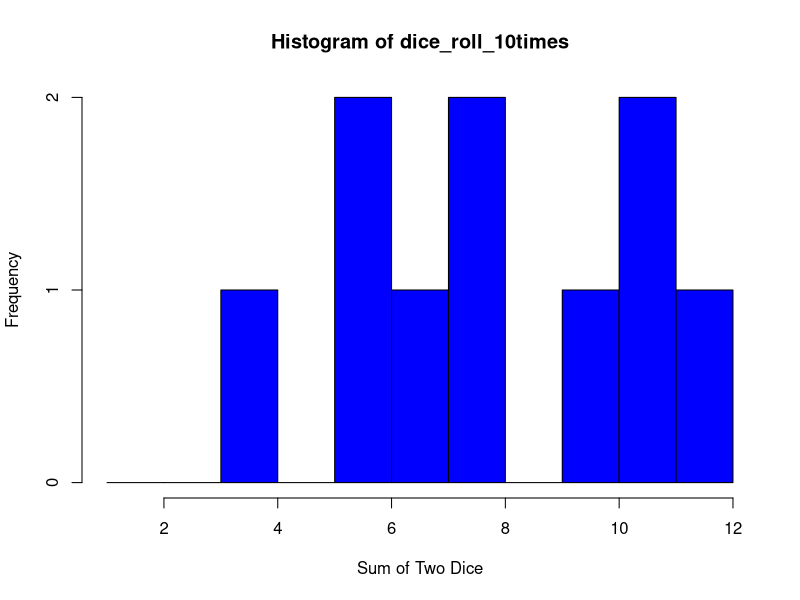
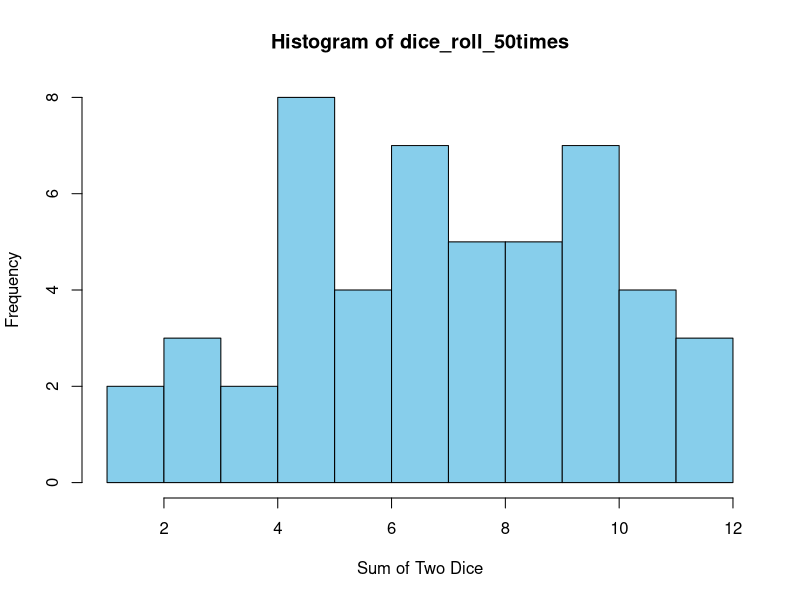
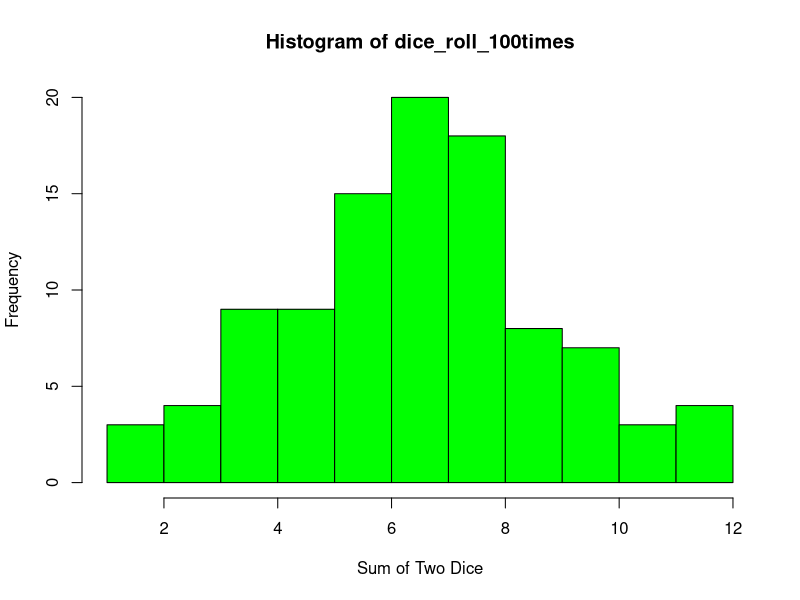
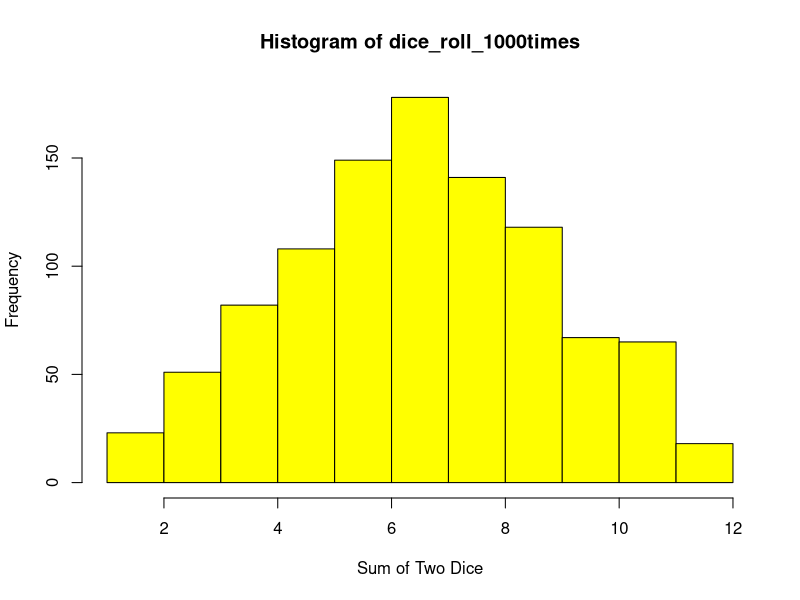
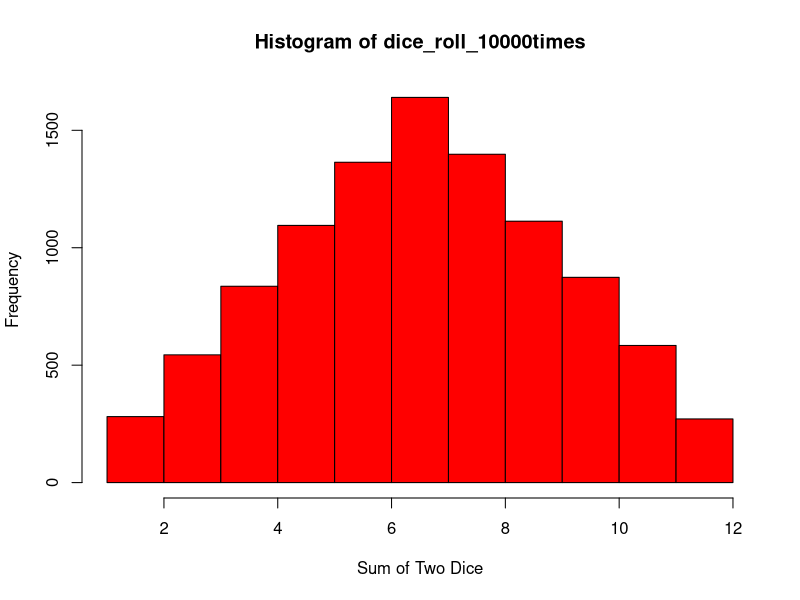

Reproduce these figures in R, in order.
###################################
###################################
########                   ########
########   Data Science 1  ########
########       Lab 1       ######## 
########   15 Oct. 2024    ########
########                   ########
###################################
###################################


## Welcome to this first lab. Here we  will learn the basics of R, an open-source programming language and software environment.



# On the right is the console. You can input code directly into the console line by line - you do not need to run an entire file. Try running a simple calculation in the console, like 5+9. Type it in and press enter. 
5+9

# You can also write code in this, the code editor, and run it from here. Try highlighting the following line and pressing 'Ctrl + Enter' ('Cmd + Enter' on MacOS):
12 * 4 - 6

# Text beginning with a # sign is read as 'comment' and will not be evaluated by the console.
## Numbers (like 1.1, 2.3, etc) signify that I would like you to write a line a code in the code file and run it in the console

########################
####    Functions   ####
########################

# FUNCTIONS are commands that take in inputs and produce outputs. They mostly take in the inputs in brackets, like this:
sqrt(25)
exp(3)

# Often, functions take multiple inputs with different functions. Note how:
rep(3,4)
# produces a different output from
rep(4,3)
# If you can't remember in which order you have to input the arguments of a function, or if you just want to learn what a function does, you can type in ? followed by the function name in the console:
?rep

# Each argument has a name. By explicitly referring to these names when calling the function, we can avoid  any problems with order. For example:
rep(x=3, times=4)
rep(times=4, x=3)

# produce the same result, because we inputed the arguments by name using the 'argname = x' construction. When we don't use this construction, the function defaults each input to an argument according to a predefined order.

# OPERATORS are special functions that take only 2 arguments, and do not use brackets. Instead, you must input the two arguments on either side of the operator. Examples of operators include +, -,*,/, ^, %%, %/%, :, and there are many more which we will learn about soon.

########################
####     Objects    ####
########################

# Functions are one example of OBJECTS, which are stored within the main (global) ENVIRONMENT of the console. We can create new objects by using the 'assign' operator:

x <- 4

# You can now see in the 'Environment' tab below that the object 'x'  is stored with the value 4.

x*5

##############################################################
###    ADVANCED NOTE: the = operator can also be used      ###
###    to assign values to objects, like in Python.        ###
###    However, we conventionally use the = operator       ###
###    only for arguments in a function. The main          ###
###    difference is that '<-' always assigns within       ###
###    the global environment, while '=' assigns in        ###
###    the local environment.                              ###
##############################################################

# Objects can have different classes. For example:
class(x)

# We can also store text into an object, by surrounding it with quote marks:

"Hello" -> y
y
class (y)

# y is now a 'character' object (R does not use the term 'string')

# If we forget to use quote marks R will search for a stored object with that name and return an error if it doesn't find it:

"Salaam" -> y

# One final very important class of object is the 'logical' class, a.k.a. Boolean. 

# One final very important class of object is the 'logical' class, a.k.a. Boolean. 
# Boolean objects can take one of two values

TRUE

# and

FALSE

# Booleans can be combined according to the laws of logic using the and operator &, and the or operator |

TRUE & TRUE
TRUE & FALSE
FALSE & FALSE

TRUE | TRUE
TRUE | FALSE
FALSE | FALSE

# There is also an exclusive or function, xor(), but it isn't used much.



####################################
####     Vectors and indices    ####
####################################

# YOu will have noticed that the console has always returned a [1] in front of it's output so far. This is because R has considered all these objects to be 'vectors' (in Python, this is the same thing as an array). Vectors are objects that can contain multiple elements. For example:

z <- 50:80
z

# The numbers in square brackets tell you the INDEX of the element to their right. The index is simply the position number of that element. You will notice that, unlike in Python, the first element of an object in R has the index number 1 and not 0. This is one of the most important syntactical differences between Python and R (if you think this is not a very important difference, you are correct. The two languages are very similar in syntax.)

# Vectors can be created from singular elements using the function c(), which stands for combine or concatenate.

my.vector <- c('this','is','a','vector')
my.vector
length(my.vector)
class(my.vector)

# You can use square brackets to isolate elements in a vector by putting their index between the brackets:
my.vector[1]
my.vector[4]
my.vector[2:4]
my.vector[c(1,4)]

### 1.1
# You can assign values to specific elements. Try writing a line of code below that changes the 4th element of my.vector to the word 'test'
my.vector[4] <- 'test'

### 1.2
# You can even assign values to elements of a vector that don't exist yet, thus creating them. Try assigning the word 'example' to the (as yet non-existent) 5th element of my.vector.
my.vector[5] <- 'example'

# Instead of indices, you can select elements of a vector using a logical vector of the same length, e.g.

my.vector[c(TRUE,TRUE,FALSE,FALSE,FALSE)]

####################################
####     Logical operators      ####
####################################

# LOGICAL OPERATORS are operators that return logical vectors of the same length as the left argument. Examples include '==', the equality operator (not to be confused with the single = which is an assignment operator), >, <, >=, <=, and != (the 'different from' operator).



# For example:
my.vector == 'is'
1:10 >= 5
1:10 %% 2 == 0    ## %% is the remainder operator, it returns the remainder when you divide the left argument by the right argument.

### 2.1
digits <- 0:10
# Using the least amount of code possible, write a line of code that returns only the odd values of the digits object.
digits[digits %% 2 != 0]

# Another important logical operator is the %in% operator. It tells you if the elements on the left are found in the elements on the right. E.G.
group1 <- c('Arthur', 'Fatima', 'Suleiman', 'Marco')
group2 <- c('Marco','Maria', 'Victor','Fatima', 'Antonio')
group1 %in% group2

## 2.2 
# intersect is a function which returns the elements that all of its arguments have in common. For example:
intersect(group1,group2)

# Write a line of code that replicates this output using only group1, group2, square brackets, and logical operators.
group1[group1 %in% group2]

####################################
####     Writing functions      ####
####################################

# Functions can be written and stored as objects. e.g:
f1 <- function(x) x*2 + 1
f1
# This function has only 1 argument, x. Try out this new function:
f1(3)
f1(7)
ex.vector <- c(2,7,4,24,13,8,12)
f1(ex.vector)

# You can write several lines of code in a function by enclosing all of them in curly brackets {}. The function 'return' can then specify what the output can be. For example:

f2 <- function(x,y){
  z = x %% y
  return(z == 0)
}

f2(8,9)
f2(14,7)

### 3.1 What is the purpose of function f2? Write in comments below.
# Ans: The purpose of the f2() is check if a number x is divisible by another number y without remainder, and then return TRUE or FALSE

### 3.2
# Based on the definition of the mean from today's lecture, write a function that calculates the mean of all of the elements of a vector. assign it to the object my.mean. You will find the functions 'sum' and 'length' useful here.
my.mean <- function(x){
  vectorSum = sum(x)
  vectorMean = vectorSum / length(x)
  return(vectorMean)
}

# compare your function to the native function in R. Does it produce the same results?

my.mean(ex.vector)
mean(ex.vector)

####################################
####      Randomness in R       ####
####################################

# There are several ways to generate randomness in R. The simplest function is 
?sample

#which randomly draws WITHOUT replacement from a specified vector. For example, to choose a number at random between 1 and 10:
sample(1:10, 1)

# You can run this several times and notice that you get a different answer each time. You can also sample several times at once
sample(1:10, 3)

# However, by default, sample won't let the same number repeat when you do this. This is called sampling without replacement, 
# because it is as if, each time you pick out a number, it is now gone from the pool of possible numbers and has not been replaced.
# If you want to sample randomly between 1 and 10 20 times, each time choosing between all 10 numbers, you have to write:
sample(1:10, 20, replace = TRUE)

### 4.1
# Write a function that simulates the roll of 2 6-sided dice, where the argument x is the number of times you roll the 2 dice, 
# and the output is a vector of length x, where each element corresponds to the sum of the two sides of the dice.
# HINT: one way to do this is to start by writing a function for a single 6-sided die, then create a new function 
# that repeats the first function twice and adds up the result.
roll_1_die <- function(x){
  sample(c(1:6),x, replace = TRUE)
}

roll_2_die <- function(x) {
  dice1 = roll_1_die(x)  # Roll first die 'x' times
  dice2 = roll_1_die(x)  # Roll second die 'x' times
  dice1 + dice2  # Sum of the two dice rolls
}

### 4.2
# Using the function hist, create histograms of the results of double dice rolls when you roll them 10 times, 
#then 50, then 100, then 1000, then 10000. Use breaks=1:12 as an argument within the hist function. 
# What do you notice? Write it in comments below your code.
?hist
dice_roll_10times <- roll_2_die(10)
hist(dice_roll_10times, breaks = 1:12, col = "blue", xlab = "Sum of Two Dice", ylab = "Frequency")

dice_roll_50times <- roll_2_die(50)
hist(dice_roll_50times, breaks = 1:12, col = "skyblue", xlab = "Sum of Two Dice", ylab = "Frequency")

dice_roll_100times <- roll_2_die(100)
hist(dice_roll_100times, breaks = 1:12, col = "green", xlab = "Sum of Two Dice", ylab = "Frequency")

dice_roll_1000times <- roll_2_die(1000)
hist(dice_roll_1000times, breaks = 1:12, col = "yellow", xlab = "Sum of Two Dice", ylab = "Frequency")

dice_roll_10000times <- roll_2_die(10000)
hist(dice_roll_10000times, breaks = 1:12, col = "red", xlab = "Sum of Two Dice", ylab = "Frequency")
# -- Comments
# - It was observed that rolling two dice 10 time is Negatively skewed
# - Also rolling the two dice 10,000 time shows that the distribution is symmetrical
# - Hence the 10,000 time rolling proves what we did in the class in relation to the rolling of 2 dice with a the mean = the median = the mode which is = 7.
# - This means that, the larger the sample size, the better the distribution.
######################################################################################
# Another way to generate randomness is to sample from a pdf, which is a continuous distribution. 
# The simplest pdf is the uniform function. The uniform function is a flat line bounded between 2 numbers. 
# Because it is flat, the probability of drawing a sample from any interval of given width between the two bounds 
# is the same as from any other interval of given width.

# The function runif(n, min,max) samples n times from a uniform function bounded between the values of min and max.
# For example, try
runif(5,0,1)

### 4.3
# Using runif, write a function that returns TRUE 22% of the time and FALSE 78% of the time
generate.bool.22 <- function(x){
  s <- runif(x,0,1)
  return(s<0.22)
}
generate.bool.22(10)
### 4.4
# Based on today's lecture about pdfs, what is the probability density for a uniform pdf bounded between 
# 0 and 1 associated with all values of x between 0 and 1? Explain why.
# Ans: The Uniform PDF bounded by 0 and 1 is "1"
# i.e. 1/(1-0) = 1

### 4.5
# Similarly, what is the probability density for a uniform pdf bounded between 5 and 6 associated with all values of x between 5 and 6?
# Ans: The Uniform PDF bounded by 5 and 6 is "1"
# i.e. 1/(6-5) = 1

### 4.6
# What is the probability density for a uniform pdf bounded between 0 and 0.5 associated with all values of x between 0 and 0.5?
# Ans: The Uniform PDF bounded by 0 and 0.5 is "2"
# i.e. 1/(0.5-0) = 2

### 4.7
# What is the probability density for a uniform pdf bounded between 0 and 2 associated with all values of x between 0 and 2?
# Ans: The Uniform PDF bounded by 0 and 2 is "0.5"
# i.e. 1/(2-0) = 0.5

### 4.8
# run the following code:
dunif(0.5,0,1)
dunif(2,0,1)
dunif(0.2,0,0.5)
dunif(1.3,0,2)

# Based on the results of this code and your answers above, what can you conclude about the purpose of the dunif function?
# Ans: The purpose of the dunif() is to produce the uniform pdf bounded by a "min" and "max" value based on the value "x" where you want to evaluate the pdf.
# if the value "x" is within the interval;
# uniform pdf is 1/(max-min)
# Otherwise the density is 0
